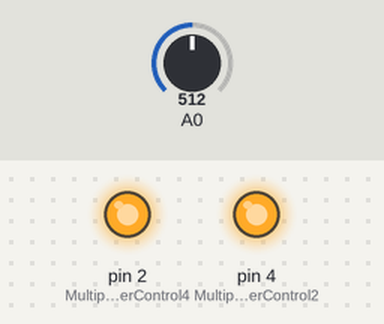
A sketch run on a simulated Arduino Uno, built with avr-gcc and run on an emulated ATmega328P. Shown: output pins drawn as LEDs (lit = HIGH). Inputs (shaded band) come from the test bench; at power-on: A0 = 512. What the sketch prints to the serial monitor is not drawn.

Above: at 1.2 s.
1.3 s: A0 set to 0
4.3 s: A0 set to 122
Timing chart, 0 to 7.3 s (numbered marks = the images above; inputs shaded):
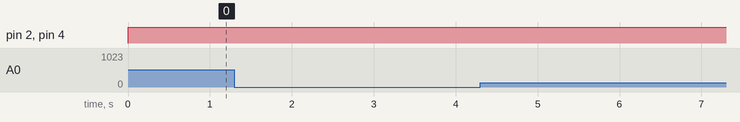

The sketch:

4051_generic.ino
```cpp
//multiplexer control
int MultiplexerControl4 = 2; //D4
int MultiplexerControl3 = 0; //D3
int MultiplexerControl2 = 4; //D2

float moistureSensor(char inputPin){
    int dryValue = 1023;
    int wetValue = 0;
    int friendlyDryValue = 0;
    int friendlyWetValue = 100;
    //function which calculates the moisture sensor output value
    int rawValue = analogRead(inputPin); //Read the analog value
    int percentage_value = map(rawValue, dryValue, wetValue, friendlyDryValue, friendlyWetValue); //Calibrazione sensore: https://greensense.github.io/Blog/2017/02/17/Arduino-Soil-Moisture-Sensor-Calibration/
    Serial.print("Moisture pecentage: ");
    Serial.print(percentage_value);
    Serial.println("%");
    return percentage_value;
}


void setup() {
  Serial.begin(115200);
  pinMode(MultiplexerControl4, OUTPUT);
  pinMode(MultiplexerControl3, OUTPUT);
  pinMode(MultiplexerControl2, OUTPUT);

}

void loop() {
  digitalWrite(MultiplexerControl4, HIGH); //A
  digitalWrite(MultiplexerControl3, LOW); //B
  digitalWrite(MultiplexerControl2, HIGH); //C
  float moisture_value = moistureSensor(A0);
  char cstr[16];


}
```
